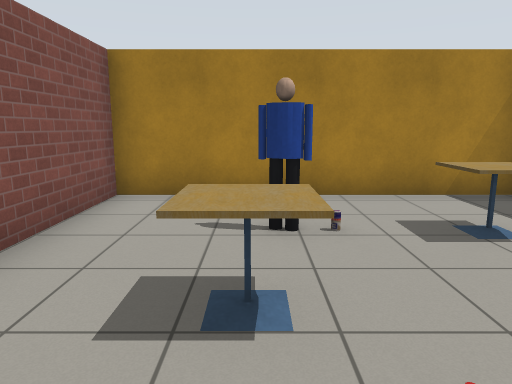
[1] (above)

19 first-person views from a walk through a world built for the Gazebo simulator. The camera is 1.2 m above the floor, tilts 10° down and sees 70° across. Floor lines are 1 m apart. The floor is counted in squares, 1 m on a side. Each view is taken from the middle of a square. On the plan, view 1 faces up. The plan holds only what a view shows up to about 14 squares ahead; the rest is blank. The robots in the file are not drawn. Simple patterns stand in for the simulator's built-in surfaces. Some stock models are drawn as simple stand-ins.

[2]
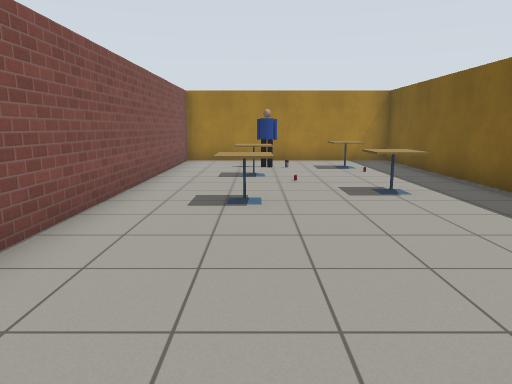

[3]
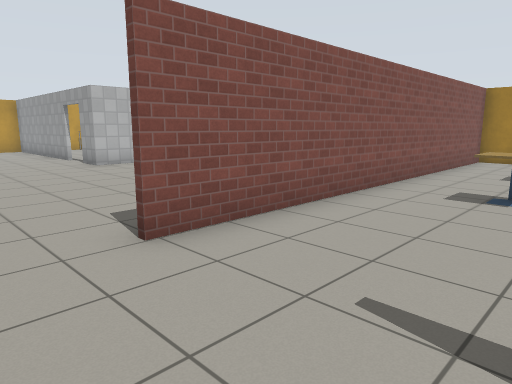

[4]
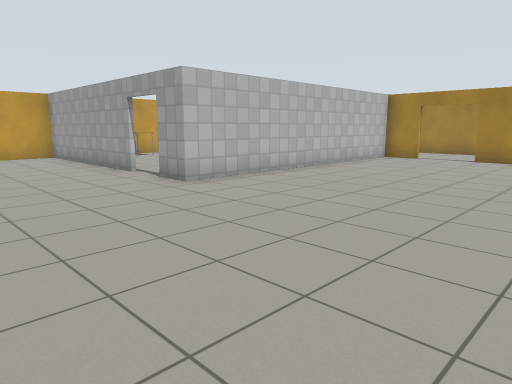

[5]
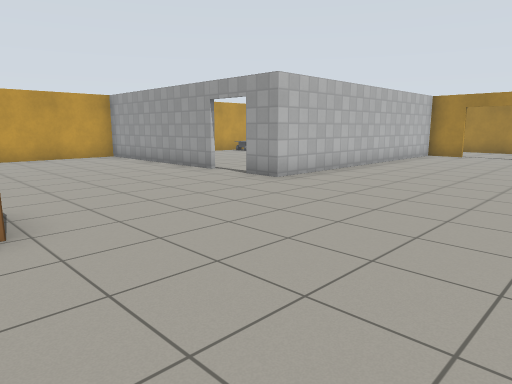

[6]
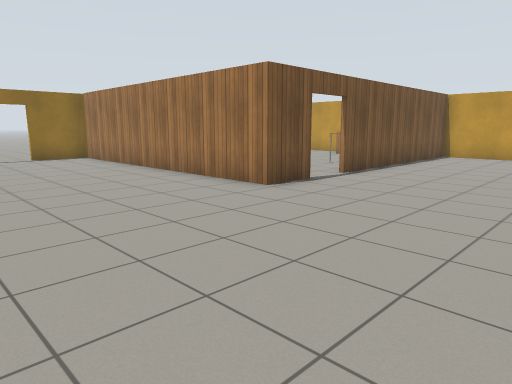

[7]
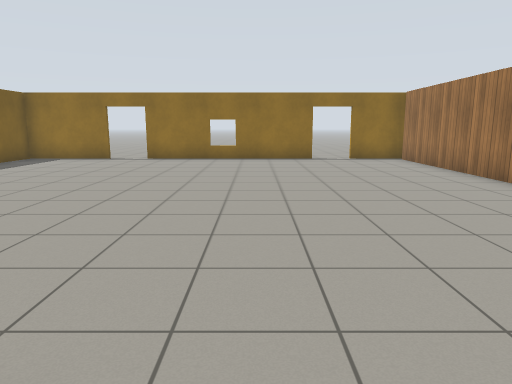

[8]
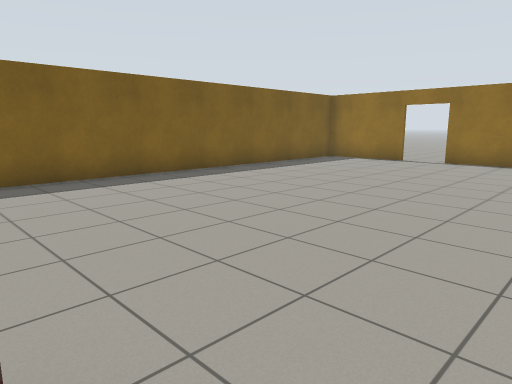

[9]
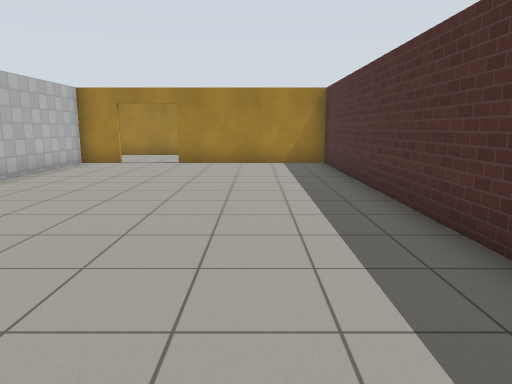

[10]
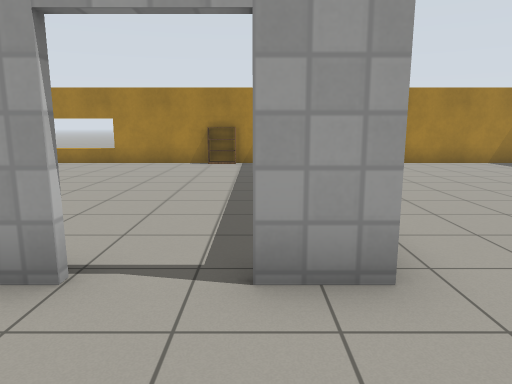

[11]
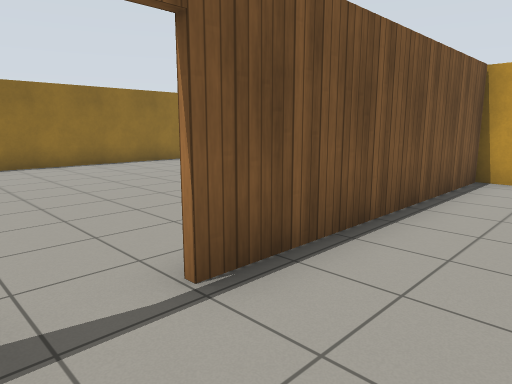

[12]
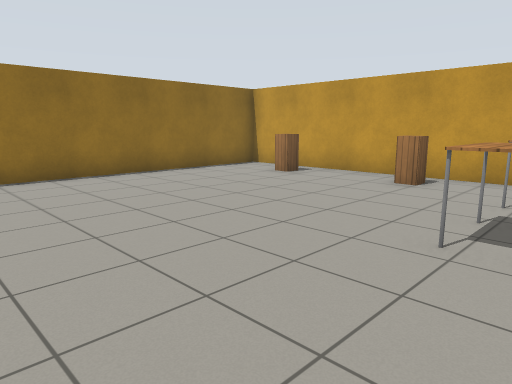

[13]
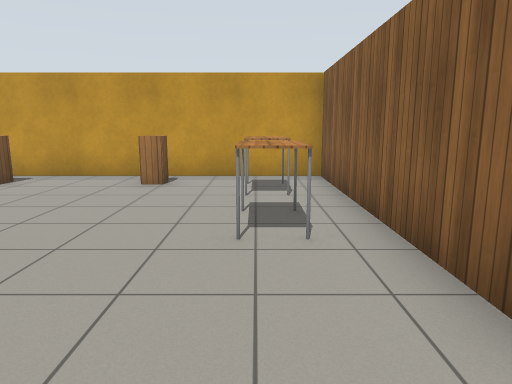

[14]
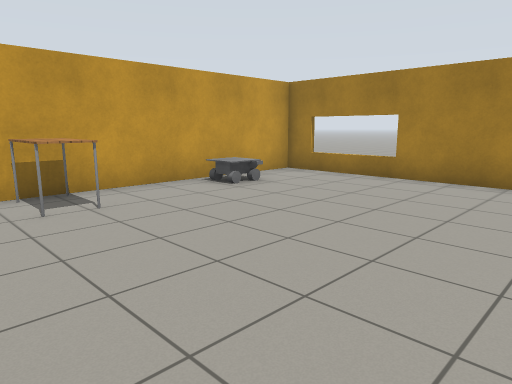

[15]
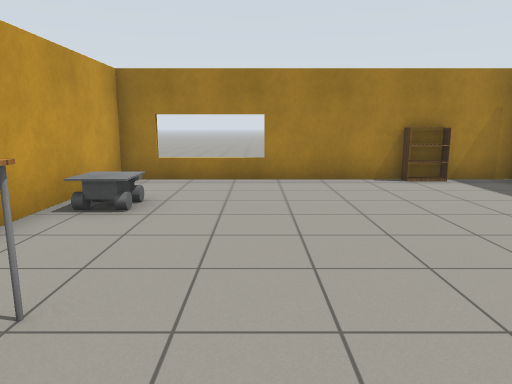

[16]
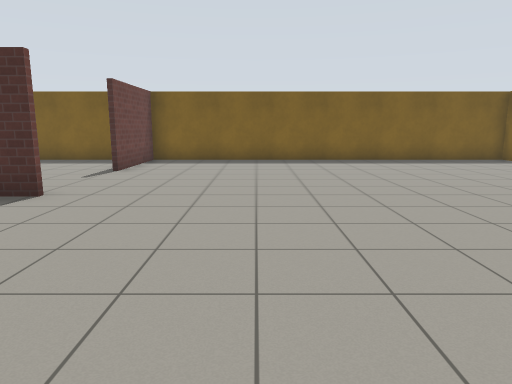

[17]
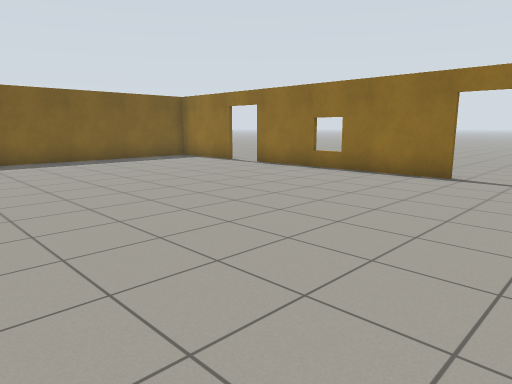

[18]
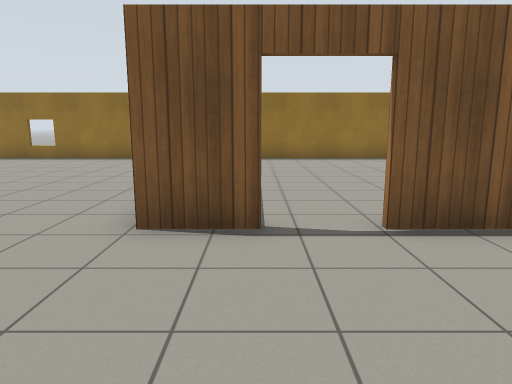

[19]
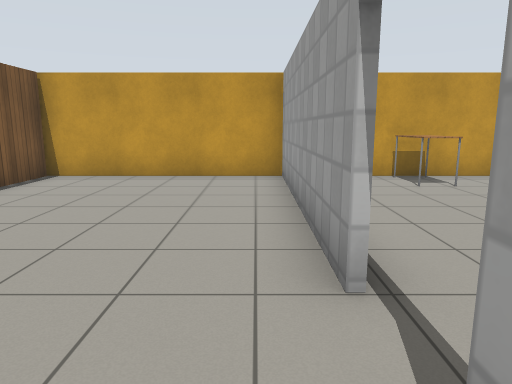

### Floor plan
Ten units are one square. View 1 is at (0, 0); x grows to the right and y downward. Boxes are objects, and circles mark ways between rooms. Rooms are numbered by the first view taken in them; rooms with no view inside come last. Other rooms are left out.
<svg viewBox="-206 -75 259 273">
<path fill="none" stroke="#000" d="M-27 62 -27 55M-27 29 -27 -65M-111 92 -96 92 -96 190M48 46 48 18M-135 33 -201 33 -201 91M48 3 48 -65 34 -65M-25 -66 -25 62M-63 193 2 193M15 -65 -78 -65M-96 -65 -111 -65M-109 -65 -109 33 -121 33M16 193 48 193 48 62 11 62M-101 193 -76 193M-201 92 -125 92M-131 94 -201 94M-201 91 -201 193 -101 193M-111 -65 -201 -65 -201 11"/>
<rect x="-5" y="5" width="10" height="10" fill="#bbb"><title>cafe table</title></rect>
<rect x="-5" y="-25" width="10" height="10" fill="#bbb"><title>cafe table</title></rect>
<rect x="-5" y="-45" width="10" height="10" fill="#bbb"><title>person</title></rect>
<rect x="5" y="-15" width="10" height="10" fill="#bbb"><title>other object</title></rect>
<rect x="5" y="-45" width="10" height="10" fill="#bbb"><title>drink can</title></rect>
<rect x="15" y="-5" width="20" height="10" fill="#bbb"><title>cafe table</title></rect>
<rect x="15" y="-45" width="20" height="10" fill="#bbb"><title>cafe table</title></rect>
<rect x="-195" y="165" width="10" height="10" fill="#bbb"><title>cabinet</title></rect>
<rect x="-195" y="125" width="10" height="10" fill="#bbb"><title>cabinet</title></rect>
<rect x="-195" y="105" width="20" height="10" fill="#bbb"><title>table</title></rect>
<rect x="-165" y="105" width="20" height="10" fill="#bbb"><title>table</title></rect>
<rect x="-195" y="-5" width="10" height="10" fill="#bbb"><title>table</title></rect>
<rect x="-195" y="-45" width="10" height="20" fill="#bbb"><title>other object</title></rect>
<rect x="-135" y="-65" width="10" height="10" fill="#bbb"><title>bookshelf</title></rect>
<circle cx="-115" cy="90" r="3" fill="#2a7"/>
<circle cx="-125" cy="30" r="3" fill="#2a7"/>
<text x="-40" y="60">1</text>
<text x="-150" y="140">2</text>
<text x="-160" y="-20">3</text>
</svg>
Room 1 opens to room 2. Room 1 opens to room 3.

Where each view was taken, in squares from view 1:
view 1: 0 up, 0 right, facing up
view 2: 7 down, 0 right, facing up
view 3: 8 down, 1 right, facing up-left
view 4: 8 down, 4 left, facing up-left
view 5: 10 down, 5 left, facing up-left
view 6: 4 down, 4 left, facing down-left
view 7: 5 down, 4 left, facing down
view 8: 6 down, 4 left, facing down-right
view 9: 6 down, 5 left, facing up
view 10: 6 down, 12 left, facing up
view 11: 7 down, 11 left, facing down-left
view 12: 10 down, 11 left, facing down-left
view 13: 11 down, 11 left, facing left
view 14: 2 down, 13 left, facing up-left
view 15: 2 down, 17 left, facing up
view 16: 10 down, 9 left, facing right
view 17: 10 down, 9 left, facing down-right
view 18: 5 down, 11 left, facing down
view 19: 4 down, 11 left, facing left
